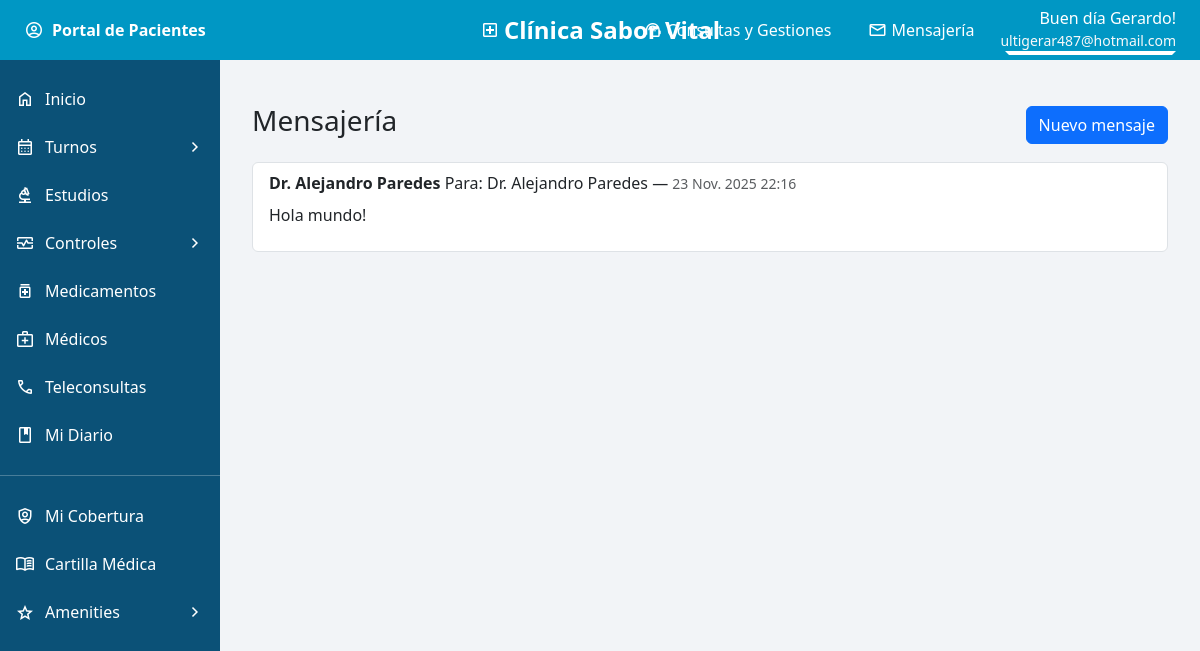
The app's page /pacientes/mensajeria/12/ (signed in) with its own data.
### pacientes/models.py (models this page shows, shortened)
class Paciente(models.Model):
    perfil_usuario = models.ForeignKey(
        'usuarios.PerfilUsuario',
        on_delete=models.CASCADE,
        related_name="pacientes_asociados"
    )
    nombre = models.CharField(max_length=100)
    apellido = models.CharField(max_length=100)
    dni = models.CharField(max_length=20)
    email = models.EmailField()
    telefono = models.CharField(max_length=30)
    fecha_nacimiento = models.DateField(null=True, blank=True)
    obra_social = models.CharField(max_length=100, null=True, blank=True)

class Mensaje(models.Model):
    remitente = models.ForeignKey(
        settings.AUTH_USER_MODEL,
        on_delete=models.CASCADE,
        related_name="mensajes_enviados"
    )
    profesional_destino = models.ForeignKey(
        'profesionales.Profesional',
        on_delete=models.CASCADE,
        related_name='mensajes_recibidos'
    )
    texto = models.TextField(max_length=1000)
    creado = models.DateTimeField(auto_now_add=True)
    leido = models.BooleanField(default=False)
    class Meta:
        ordering = ['-creado']

### profesionales/models.py (models this page shows, shortened)
class Profesional(models.Model):
    TIPO_CONSULTA = [
    ('PRES', 'Presencial'),
    ('TELE', 'Teleconsulta'),
    ('AMBOS', 'Hibrida'),
    ]
    nombre = models.CharField(max_length=100)
    email = models.EmailField(unique=True)
    matricula = models.CharField(max_length=50)
    telefono = models.CharField(max_length=30, null=True, blank=True)
    foto = models.ImageField(upload_to='profesionales/', null=True, blank=True)
    estado = models.BooleanField(default=True)
    servicios = models.ManyToManyField(Servicio, blank=True)
    disponibilidad = models.CharField(max_length=200)
    piso = models.IntegerField()
    consultorio = models.CharField(max_length=20, blank=True, null=True)
    horario_inicio = models.TimeField(blank=True, null=True)
    horario_fin = models.TimeField(blank=True, null=True)
    dias_disponibles = models.CharField(max_length=100, blank=True, null=True)
    tipo_consulta = models.CharField(max_length=5, choices=TIPO_CONSULTA, default='PRES')
    especialidad = models.ForeignKey(
        Especialidad,
        on_delete=models.PROTECT,
        related_name='profesionales'
    )
    class Meta:
        verbose_name = "Profesional"
        verbose_name_plural = "Profesionales"

### pacientes/views.py (the view)
# urls.py: path("mensajeria/<int:paciente_id>/", views.mensajeria, name="mensajeria"),
@login_required
def mensajeria(request, paciente_id):
    paciente = cargar_paciente(request, paciente_id)
    mensajes = Mensaje.objects.filter(
        remitente=request.user
    ).order_by('-creado')
    return render(request, "pacientes/mensajeria.html", {
        "paciente": paciente,
        "paciente_id": paciente_id,
        "mensajes": mensajes,
    })

### pacientes/context_processors.py (called while the page is built)
def paciente_context(request):
    paciente = None
    paciente_id = None
    try:
        perfil = request.user.perfil
        if perfil and hasattr(perfil, "pacientes"):
            paciente_id = request.session.get("paciente_id")
            if paciente_id:
                paciente = perfil.pacientes.filter(id=paciente_id).first()
    except:
        pass
    return {
        "paciente": paciente,
        "paciente_id": paciente_id,
    }

### pacientes/views.py (called while the page is built)
def cargar_paciente(request, paciente_id):
    perfil = request.user.perfil
    return perfil.pacientes.get(pk=paciente_id)

### pacientes/templates/pacientes/mensajeria.html (shortened to what this page needs)
{% extends "base.html" %}
{% block content %}
<div class="container py-4">
    <div class="d-flex justify-content-between align-items-center mb-3">
        <h3>Mensajería</h3>
        <a href="{% url 'pacientes:nuevo_mensaje' paciente.id %}" class="btn btn-primary">Nuevo mensaje</a>
    </div>
    {% if mensajes %}
        <ul class="list-group">
            {% for m in mensajes %}
                <li class="list-group-item">
                    <strong>{{ m.profesional_destino.nombre }}</strong>
                    Para: {{ m.profesional_destino.nombre }} — <small class="text-muted">{{ m.creado }}</small>
                    <p class="mb-0 mt-2">{{ m.texto|linebreaks }}</p>
                </li>
            {% endfor %}
        </ul>
    {% else %}
        <div class="alert alert-info">No tenés mensajes enviados.</div>
    {% endif %}
</div>
{% endblock %}

### templates/base.html (shortened to what this page needs)
{% load static %}
<!DOCTYPE html>
<html lang="es">
<head>
    <link href="https://cdn.jsdelivr.net/npm/bootstrap@5.3.2/dist/css/bootstrap.min.css" rel="stylesheet">
    <link rel="stylesheet" href="{% static 'css/layout.css' %}">
</head>
<body>
    <div class="topbar d-flex align-items-center justify-content-between px-4 text-white">
        <div class="d-flex align-items-center gap-2 fw-bold">
            <span class="material-symbols-outlined">account_circle</span>
            Portal de Pacientes
        </div>
        <div class="topbar-center position-absolute start-50 translate-middle-x">
            <a href="{% url 'usuarios:portal_paciente' paciente.id %}"
                class="d-flex align-items-center gap-1 text-white text-decoration-none">
                <span class="material-symbols-outlined">local_hospital</span>
                Clínica Sabor Vital
            </a>
        </div>
        <div class="d-flex align-items-center gap-3 ms-auto">
            <a href="{% url 'pacientes:consultas_gestiones' paciente.id %}"
               class="topbar-link d-flex align-items-center gap-1 text-white text-decoration-none">
                <span class="material-symbols-outlined">support_agent</span>
                Consultas y Gestiones
            </a>
            <a href="{% url 'pacientes:mensajeria' paciente.id %}"
               class="topbar-link d-flex align-items-center gap-1 text-white text-decoration-none">
                <span class="material-symbols-outlined">mail</span>
                Mensajería
            </a>
            <div class="dropdown">
                <div class="d-flex flex-column text-end text-white dropdown-toggle"
                     data-bs-toggle="dropdown" style="cursor:pointer;">
                    <span>Buen día {{ paciente.nombre }}!</span>
                    <small class="text-light">{{ paciente.email }}</small>
                </div>
            </div>
        </div>
    </div>
    <div class="sidebar">
        <a href="{% url 'usuarios:portal_paciente' paciente.id %}">
            <span class="material-symbols-outlined">home</span>
            <span class="text">Inicio</span>
        </a>
        <a data-bs-toggle="collapse" href="#submenuTurnos">
            <span class="material-symbols-outlined">calendar_month</span>
            <span class="text">Turnos</span>
            <span class="material-symbols-outlined">chevron_right</span>
        </a>
        <a href="{% url 'pacientes:estudios' paciente.id %}">
            <span class="material-symbols-outlined">biotech</span>
            <span class="text">Estudios</span>
        </a>
        <a data-bs-toggle="collapse" href="#submenuControles">
            <span class="material-symbols-outlined">monitor_heart</span>
            <span class="text">Controles</span>
            <span class="material-symbols-outlined">chevron_right</span>
        </a>
        <a href="{% url 'pacientes:medicamentos' paciente.id %}">
            <span class="material-symbols-outlined">medication</span>
            <span class="text">Medicamentos</span>
        </a>
        <a href="{% url 'pacientes:mis_medicos' paciente.id %}">
            <span class="material-symbols-outlined">medical_services</span>
            <span class="text">Médicos</span>
        </a>
        <a href="{% url 'pacientes:teleconsultas' paciente.id %}">
            <span class="material-symbols-outlined">call</span>
            <span class="text">Teleconsultas</span>
        </a>
        <a href="{% url 'pacientes:mi_diario' paciente.id %}">
            <span class="material-symbols-outlined">book</span>
            <span class="text">Mi Diario</span>
        </a>
        <hr class="text-white">
        <a href="#">
            <span class="material-symbols-outlined">shield_person</span>
            <span class="text">Mi Cobertura</span>
        </a>
        <a href="{% url 'pacientes:cartilla' paciente.id %}">
            <span class="material-symbols-outlined">menu_book</span>
            <span class="text">Cartilla Médica</span>
        </a>
        <a data-bs-toggle="collapse" href="#submenuAmenities">
            <span class="material-symbols-outlined">grade</span>
            <span class="text">Amenities</span>
            <span class="material-symbols-outlined">chevron_right</span>
        </a>
    </div>
    <div class="content">
        {% block content %}{% endblock %}
    </div>
</body>
</html>

### static/css/layout.css (style rules this page uses)
body { background-color: #f2f4f7; margin: 0; }
.material-symbols-outlined { font-size: 20px; color: white; }
.topbar { background-color: #0097c4; height: 60px; position: fixed; top: 0; left: 0; right: 0; z-index: 1000; }
.sidebar { background-color: #0b5177; width: 220px; position: fixed; top: 60px; bottom: 0; left: 0; overflow-y: auto; padding-top: 15px; }
.sidebar a { color: #fff; text-decoration: none; padding: 12px 15px; display: flex; align-items: center; justify-content: space-between; }
.sidebar .text { flex-grow: 1; margin-left: 10px; }
.content { margin-left: 220px; margin-top: 60px; padding: 20px; }
.topbar-center { font-size: 1.5rem; font-weight: 600; position: relative; }
.topbar-link { padding: 6px 10px; border-radius: 6px; transition: background-color 0.2s ease; }

### records on screen
Paciente: nombre "Gerardo", email "ultigerar487@hotmail.com"
Mensaje: profesional_destino.nombre "Dr. Alejandro Paredes", creado "23 Nov. 2025 22:16", texto "Hola mundo!"
